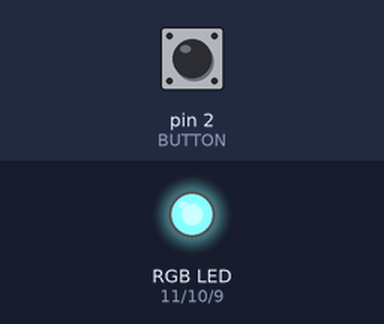
Bench run of a sketch on a simulated Arduino Uno, built with avr-gcc and run on an emulated ATmega328P. On the bench: an RGB LED mixed from three pins (HIGH = lit). Inputs (shaded band) come from the test bench; at power-on: pin 2 (BUTTON) HIGH.

Above: at 1.2 s.
1.3 s: pin 2 (BUTTON) pulled LOW for 0.15 s
At 1.65 s:
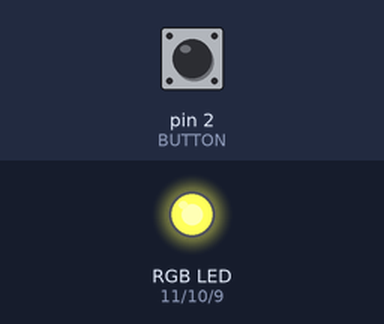
4.4 s: pin 2 (BUTTON) pulled LOW for 1 s
At 5.8 s:
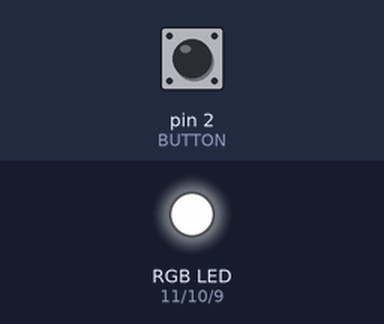
7.6 s: pin 2 (BUTTON) pulled LOW for 0.15 s
At 8.06 s:
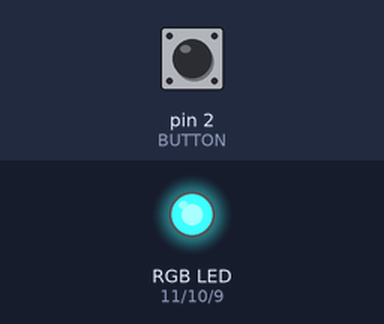
10.6 s: pin 2 (BUTTON) pulled LOW for 3.2 s
15.5 s: pin 2 (BUTTON) pulled LOW for 0.15 s
Timing chart, 0 to 22.6 s (numbered marks = the images above; inputs shaded):
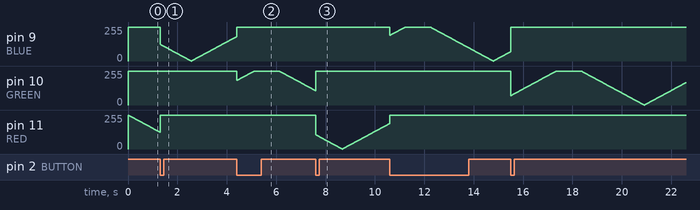

The sketch:

13.1.Interrupt.ino
```cpp
#define BUTTON 2 // Пин кнопки

#define RED 11 // Катод красного светодиода
#define GREEN 10 // Катод зелёного светодиода
#define BLUE 9 // Катод синего светодиода

//Объявляем переменную типа volatile для возможности использования в функции прерывания
volatile int selectedLED = RED;

void setup() {
  pinMode(RED, OUTPUT);
  pinMode(GREEN, OUTPUT);
  pinMode(BLUE, OUTPUT);

  //Выключаем светодиоды (сигнал инвертирован, поскольку мы управляем катодами)
  digitalWrite(RED, HIGH);
  digitalWrite(GREEN, HIGH);
  digitalWrite(BLUE, HIGH);

  pinMode(BUTTON, INPUT_PULLUP); //Использем внутреннюю подтяжку кнопки
  //Подключаем прерывание по нажатию кнопки с выполнением функции swap()
  attachInterrupt(digitalPinToInterrupt(BUTTON), swap, FALLING);
}

void loop() {
  //Постепенно повышаем яркость светодиода
  for (int i = 255; i >= 0; i--) {
    analogWrite(selectedLED, i);
    delay(10);
  }

  //Постепенно понижаем яркость светодиода
  for (int i = 0; i < 255; i++) {
    analogWrite(selectedLED, i);
    delay(10);
  }
  delay(1000);
}

void swap () {
  digitalWrite(selectedLED, HIGH);   //Выключаем текущий светодиод
  //Включаем следующие
  if (selectedLED == GREEN) {
    selectedLED = RED;
  }

  else if (selectedLED == RED) {
    selectedLED = BLUE;
  }

  else if (selectedLED == BLUE) {
    selectedLED = GREEN;
  }
}
```
